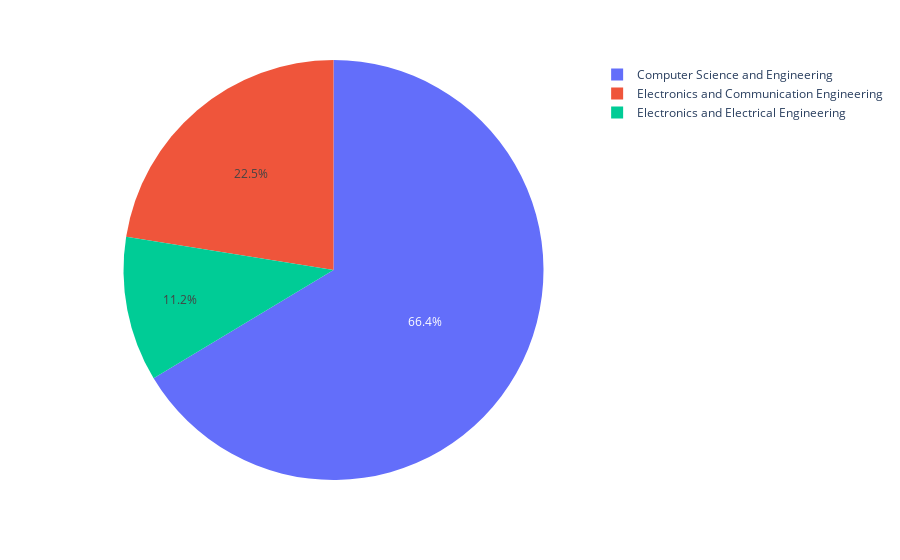

Notebook source saved alongside this figure:
### Markdown cell above
###### Department wise codekata performence (pie chart)

### Code cell
fig = px.pie(df3,names='Department',values='CodeKata Score')
fig.update_traces(textposition='inside')
fig.show()

### Figure 1 — Plotly figure (JSON) as saved in the notebook; plotly's stock layout.template omitted (floating-point values rounded to 4 significant figures)
{"data": [{"domain": {"x": [0, 1], "y": [0, 1]}, "hovertemplate": "Department=%{label}<br>CodeKata Score=%{value}<extra></extra>", "labels": ["Electronics and Electrical Engineering", "Computer Science and Engineering", "Computer Science and Engineering", "Electronics and Electrical Engineering", "Computer Science and Engineering", "Computer Science and Engineering", "Computer Science and Engineering", "Computer Science and Engineering", "Computer Science and Engineering", "Computer Science and Engineering", "Computer Science and Engineering", "Computer Science and Engineering", "Computer Science and Engineering", "Electronics and Electrical Engineering", "Computer Science and Engineering", "Computer Science and Engineering", "Electronics and Communication Engineering", "Computer Science and Engineering", "Computer Science and Engineering", "Electronics and Communication Engineering", "Electronics and Communication Engineering", "Computer Science and Engineering", "Computer Science and Engineering", "Computer Science and Engineering", "Computer Science and Engineering", "Computer Science and Engineering", "Computer Science and Engineering", "Computer Science and Engineering", "Computer Science and Engineering", "Computer Science and Engineering", "Computer Science and Engineering", "Computer Science and Engineering", "Electronics and Communication Engineering", "Electronics and Communication Engineering", "Electronics and Communication Engineering", "Computer Science and Engineering", "Computer Science and Engineering", "Computer Science and Engineering", "Electronics and Communication Engineering", "Electronics and Communication Engineering", "Computer Science and Engineering", "Electronics and Communication Engineering", "Electronics and Communication Engineering", "Computer Science and Engineering", "Electronics and Communication Engineering", "Electronics and Communication Engineering", "Electronics and Communication Engineering", "Electronics and Communication Engineering", "Electronics and Communication Engineering", "Computer Science and Engineering", "Computer Science and Engineering", "Electronics and Communication Engineering", "Computer Science and Engineering", "Computer Science and Engineering", "Computer Science and Engineering", "Electronics and Communication Engineering", "Computer Science and Engineering", "Electronics and Communication Engineering", "Computer Science and Engineering", "Electronics and Communication Engineering", "Computer Science and Engineering", "Computer Science and Engineering", "Electronics and Communication Engineering", "Computer Science and Engineering", "Electronics and Communication Engineering", "Electronics and Communication Engineering", "Electronics and Communication Engineering", "Electronics and Communication Engineering", "Electronics and Communication Engineering", "Computer Science and Engineering", "Electronics and Electrical Engineering", "Computer Science and Engineering", "Electronics and Electrical Engineering", "Electronics and Communication Engineering", "Electronics and Electrical Engineering", "Computer Science and Engineering", "Electronics and Electrical Engineering", "Electronics and Communication Engineering", "Computer Science and Engineering", "Electronics and Communication Engineering", "Electronics and Communication Engineering", "Computer Science and Engineering", "Computer Science and Engineering", "Electronics and Electrical Engineering", "Computer Science and Engineering", "Electronics and Electrical Engineering", "Electronics and Communication Engineering", "Electronics and Electrical Engineering", "Electronics and Communication Engineering", "Computer Science and Engineering", "Electronics and Electrical Engineering", "Computer Science and Engineering", "Electronics and Electrical Engineering", "Electronics and Electrical Engineering", "Computer Science and Engineering", "Electronics and Electrical Engineering", "Computer Science and Engineering", "Computer Science and Engineering", "Computer Science and Engineering", "Electronics and Communication Engineering", "Computer Science and Engineering", "Electronics and Communication Engineering", "Computer Science and Engineering", "Computer Science and Engineering", "Computer Science and Engineering", "Computer Science and Engineering", "Electronics and Electrical Engineering", "Electronics and Communication Engineering", "Electronics and Communication Engineering", "Electronics and Electrical Engineering", "Electronics and Communication Engineering", "Electronics and Communication Engineering", "Electronics and Electrical Engineering", "Computer Science and Engineering", "Computer Science and Engineering", "Computer Science and Engineering", "Electronics and Communication Engineering", "Electronics and Communication Engineering", "Computer Science and Engineering"], "legendgroup": "", "name": "", "showlegend": true, "textposition": "inside", "type": "pie", "values": [8320, 6800, 10790, 8160, 5740, 8970, 8950, 7940, 7640, 6640, 6290, 7550, 4820, 8030, 8090, 4440, 7730, 8050, 14490, 7630, 7880, 6090, 2260, 2360, 2410, 19680, 10610, 8980, 8200, 7020, 5500, 4090, 5860, 800, 5400, 5380, 5280, 5120, 4800, 580, 4600, 4370, 4320, 720, 2240, 3665, 690, 1240, 770, 2160, 1910, 1910, 1900, 1880, 1880, 1740, 1680, 760, 1580, 1440, 1320, 1350, 1130, 1100, 1020, 980, 950, 850, 1580, 3915, 0, 3460, 0, 5050, 0, 24500, 40, 120, 120, 160, 170, 180, 3280, 120, 200, 120, 100, 100, 270, 300, 60, 40, 40, 260, 0, 0, 21740, 2380, 3200, 3200, 3110, 3000, 2570, 4510, 380, 490, 19400, 10040, 1720, 9150, 410, 8650, 0, 5200, 4170, 4020, 3220, 1890, 0]}], "layout": {"legend": {"tracegroupgap": 0}, "margin": {"t": 60}}}
